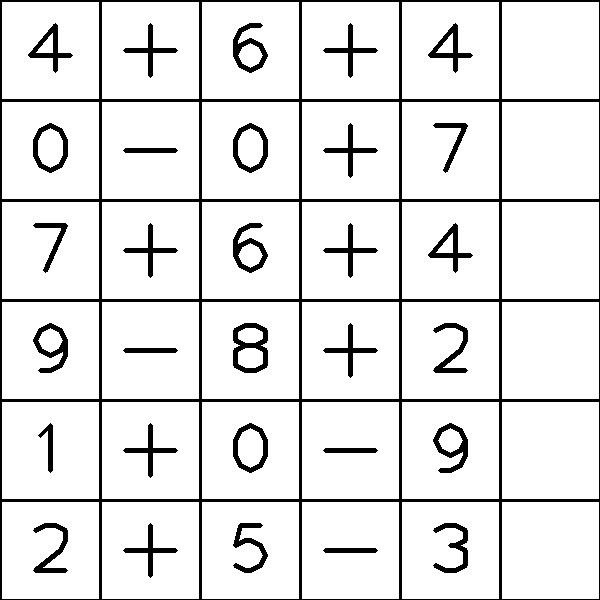
#> input picture Task_1/Task1C_FinalTask/task1sets/task1_img_1.jpg, 600 x 600 px
$ python task1-main.py 3   (Python 2 division)
#> lines starting #> are read from the running program, lines starting #| are printed output that depends on the picture; after the words box and inside, x2 and y2 are one past the last pixel; in counts of white or black regions, pixels touching at a corner belong together
#> further down, img_rgb is the input picture: shape (600, 600, 3); min 0, max 255, mean 229
### Task_1/Task1C_FinalTask/getCellVal.py
# -*- coding: utf-8 -*-
"""
**************************************************************************
*                  IMAGE PROCESSING (e-Yantra 2016)
*                  ================================
*  This software is intended to teach image processing concepts
*
*  MODULE: Task1C
*  Filename: getCellVal.py
*  Version: 1.0.0
*  Date: October 13, 2016
*
*  Author: Jayant Solanki, e-Yantra Project, Department of Computer Science
*  and Engineering, Indian Institute of Technology Bombay.
*
*  Software released under Creative Commons CC BY-NC-SA
*
*  For legal information refer to:
*        http://creativecommons.org/licenses/by-nc-sa/4.0/legalcode
*
*
*  This software is made available on an “AS IS WHERE IS BASIS”.
*  Licensee/end user indemnifies and will keep e-Yantra indemnified from
*  any and all claim(s) that emanate from the use of the Software or
*  breach of the terms of this agreement.
*
*  e-Yantra - An MHRD project under National Mission on Education using
*  ICT(NMEICT)
*
**************************************************************************
"""
# detectCellVal detects the numbers/operatorsm,
# perform respective expression evaluation
# and stores them into the grid_map
# detectCellVal(img,grid_map)

# Find the number/operators, perform the calculations and store the result into the grid_map
# Return the resultant grid_map
import cv2
import numpy as np
# comment here
def detectCellVal(img_rgb,grid_map):
    zero = cv2.imread('digits/0.jpg')
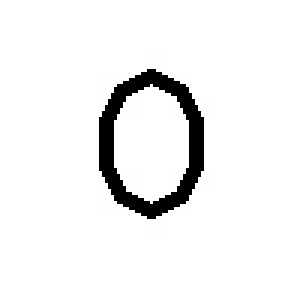
#> input picture Task_1/Task1C_FinalTask/digits/0.jpg, 100 x 100 px (shown 3 times larger)
#> zero is the input picture: shape (100, 100, 3); min 0, max 255, mean 239.9
    one = cv2.imread('digits/1.jpg')
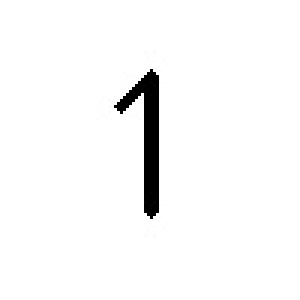
#> input picture Task_1/Task1C_FinalTask/digits/1.jpg, 100 x 100 px (shown 3 times larger)
#> one is the input picture: shape (100, 100, 3); min 0, max 255, mean 247.8
    two = cv2.imread('digits/2.jpg')
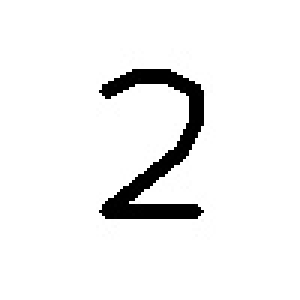
#> input picture Task_1/Task1C_FinalTask/digits/2.jpg, 100 x 100 px (shown 3 times larger)
#> two is the input picture: shape (100, 100, 3); min 0, max 255, mean 240.2
    three = cv2.imread('digits/3.jpg')
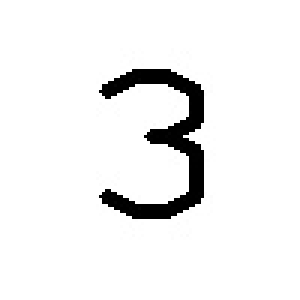
#> input picture Task_1/Task1C_FinalTask/digits/3.jpg, 100 x 100 px (shown 3 times larger)
#> three is the input picture: shape (100, 100, 3); min 0, max 255, mean 240.1
    four = cv2.imread('digits/4.jpg')
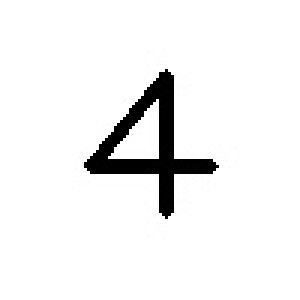
#> input picture Task_1/Task1C_FinalTask/digits/4.jpg, 100 x 100 px (shown 3 times larger)
#> four is the input picture: shape (100, 100, 3); min 0, max 255, mean 240.4
    five = cv2.imread('digits/5.jpg')
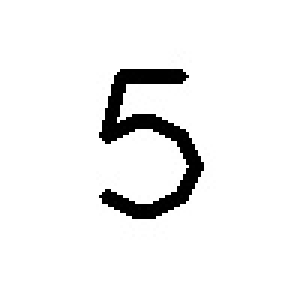
#> input picture Task_1/Task1C_FinalTask/digits/5.jpg, 100 x 100 px (shown 3 times larger)
#> five is the input picture: shape (100, 100, 3); min 0, max 255, mean 240.2
    six = cv2.imread('digits/6.jpg')
    seven = cv2.imread('digits/7.jpg')
    eight = cv2.imread('digits/8.jpg')
    nine = cv2.imread('digits/9.jpg')
    plus = cv2.imread('digits/plus.jpg')
    minus = cv2.imread('digits/minus.jpg')
    ############################################################
    for i in range(6):
        for j in range(6):
            px = img_rgb[((100*i)+5):((100*i)+95),((100*j)+5):((100*j)+95)]
            d1 = cv2.subtract(px,zero[5:95,5:95])
            gray = cv2.cvtColor(d1,cv2.COLOR_BGR2GRAY)
            ret, mask = cv2.threshold(gray, 220,255,cv2.THRESH_BINARY)
            r = not np.any(mask)
            if r == True:
                grid_map[i][j]=0
            d1 = cv2.subtract(px,one[5:95,5:95])
            gray = cv2.cvtColor(d1,cv2.COLOR_BGR2GRAY)
            ret, mask = cv2.threshold(gray, 220,255,cv2.THRESH_BINARY)
            r = not np.any(mask)
            if r == True:
                grid_map[i][j]=1
            d1 = cv2.subtract(px,two[5:95,5:95])
            gray = cv2.cvtColor(d1,cv2.COLOR_BGR2GRAY)
            ret, mask = cv2.threshold(gray, 220,255,cv2.THRESH_BINARY)
            r = not np.any(mask)
            if r == True:
                grid_map[i][j]=2
            d1 = cv2.subtract(px,three[5:95,5:95])
            gray = cv2.cvtColor(d1,cv2.COLOR_BGR2GRAY)
            ret, mask = cv2.threshold(gray, 220,255,cv2.THRESH_BINARY)
            r = not np.any(mask)
            if r == True:
                grid_map[i][j]=3
            d1 = cv2.subtract(px,four[5:95,5:95])
            gray = cv2.cvtColor(d1,cv2.COLOR_BGR2GRAY)
            ret, mask = cv2.threshold(gray, 220,255,cv2.THRESH_BINARY)
            r = not np.any(mask)
            if r == True:
                grid_map[i][j]=4
            d1 = cv2.subtract(px,five[5:95,5:95])
            gray = cv2.cvtColor(d1,cv2.COLOR_BGR2GRAY)
            ret, mask = cv2.threshold(gray, 220,255,cv2.THRESH_BINARY)
            r = not np.any(mask)
            if r == True:
                grid_map[i][j]=5
            d1 = cv2.subtract(px,six[5:95,5:95])
            gray = cv2.cvtColor(d1,cv2.COLOR_BGR2GRAY)
            ret, mask = cv2.threshold(gray, 220,255,cv2.THRESH_BINARY)
            r = not np.any(mask)
            if r == True:
                grid_map[i][j]=6
            d1 = cv2.subtract(px,seven[5:95,5:95])
            gray = cv2.cvtColor(d1,cv2.COLOR_BGR2GRAY)
            ret, mask = cv2.threshold(gray, 220,255,cv2.THRESH_BINARY)
            r = not np.any(mask)
            if r == True:
                grid_map[i][j]=7
            d1 = cv2.subtract(px,eight[5:95,5:95])
            gray = cv2.cvtColor(d1,cv2.COLOR_BGR2GRAY)
            ret, mask = cv2.threshold(gray, 220,255,cv2.THRESH_BINARY)
            r = not np.any(mask)
            if r == True:
                grid_map[i][j]=8
            d1 = cv2.subtract(px,nine[5:95,5:95])
            gray = cv2.cvtColor(d1,cv2.COLOR_BGR2GRAY)
            ret, mask = cv2.threshold(gray, 220,255,cv2.THRESH_BINARY)
            r = not np.any(mask)
            if r == True:
                grid_map[i][j]=9
            d1 = cv2.subtract(px,plus[5:95,5:95])
            gray = cv2.cvtColor(d1,cv2.COLOR_BGR2GRAY)
            ret, mask = cv2.threshold(gray, 220,255,cv2.THRESH_BINARY)
            r = not np.any(mask)
            if r == True:
                grid_map[i][j]= "+"
            d1 = cv2.subtract(px,minus[5:95,5:95])
            gray = cv2.cvtColor(d1,cv2.COLOR_BGR2GRAY)
            ret, mask = cv2.threshold(gray, 220,255,cv2.THRESH_BINARY)
            r = not np.any(mask)
            if r == True and grid_map[i][j]!= "+":
                grid_map[i][j]= "-"
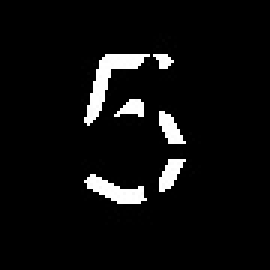
#> d1: shape (90, 90, 3) (shown 3 times larger); min 0, max 255, mean 13.4
#> mask: shape (90, 90); 5.3% white; 6 white regions, box (x1, y1, x2, y2) and area: (28, 18, 50, 42) 154, (28, 58, 49, 68) 102, (53, 37, 62, 48) 55, (53, 53, 62, 64) 55, (38, 33, 48, 39) 38, (51, 18, 58, 23) 22
#> after the loop, grid_map = [[4, 0, 0, 0, 0, 0], [0, 0, 0, 0, 0, 0], [0, 0, 0, 0, 0, 0], [0, 0, 0, 0, 0, 0], [0, 0, 0, 0, 0, 0], [0, 0, 0, 0, 0, 0]]
    for i in range(0,6):
        for j in range(0,6):
            if grid_map[i][1] == '+' and grid_map[i][3] == '-':
                 grid_map[i][5] = grid_map[i][0] + grid_map[i][2] - grid_map[i][4]
            elif grid_map[i][1] == '+' and grid_map[i][3] == '+':
                 grid_map[i][5] = grid_map[i][0] + grid_map[i][2] + grid_map[i][4]
            elif grid_map[i][1] == '-' and grid_map[i][3] == '-':
                 grid_map[i][5] = grid_map[i][0] - grid_map[i][2] - grid_map[i][4]
            elif grid_map[i][1] == '-' and grid_map[i][3] == '+':
                 grid_map[i][5] = grid_map[i][0] - grid_map[i][2] + grid_map[i][4]
    return grid_map

### Task_1/Task1C_FinalTask/task1-main.py
# -*- coding: utf-8 -*-
"""
**************************************************************************
*                  IMAGE PROCESSING (e-Yantra 2016)
*                  ================================
*  This software is intended to teach image processing concepts
*
*  MODULE: Task1C
*  Filename: task1-main.py
*  Version: 1.5.0
*  Date: November 10, 2016
*
*  Author: Jayant Solanki, e-Yantra Project, Department of Computer Science
*  and Engineering, Indian Institute of Technology Bombay.
*
*  Software released under Creative Commons CC BY-NC-SA
*
*  For legal information refer to:
*        http://creativecommons.org/licenses/by-nc-sa/4.0/legalcode
*
*
*  This software is made available on an “AS IS WHERE IS BASIS”.
*  Licensee/end user indemnifies and will keep e-Yantra indemnified from
*  any and all claim(s) that emanate from the use of the Software or
*  breach of the terms of this agreement.
*
*  e-Yantra - An MHRD project under National Mission on Education using
*  ICT(NMEICT)
*
**************************************************************************
"""
##################You are not allowed to add any external library here##################
import sys
import cv2
import numpy as np
import pickle
from getCellVal import *
########################################################################################
# This file will test your getCellVal.py with different test cases
# To compile the file, on the console type
# python task1-main.py 7
# where N is the total number of images to be read, 7 in your case
# At the end, you will see the results of the test cases verified.
#=============================================================
#                                       Task1C begins

#User providing the number of images files to be tested
N_images=int(sys.argv[1])
grid_line_x = 7
grid_line_y = 7
m=600/(grid_line_x-1)
n=600/(grid_line_y-1)
###Stores the numbers detected for all the tested images, maximum images 7 only
grid_map_result = [ [ [0 for i in range(grid_line_y-1)] for j in range(grid_line_x-1) ] for k in range(7) ]

######################Test case verification######################
############Do not edit this part of the code####################
def testCases(grid_map_result):
        grid_map_solution = pickle.load( open( "grid_map_solution.p", "rb" ) )
        error=0
        for l in range(0, N_images):
                print 'Testing task1_img_',l+1,'.jpg'
                for i in range(0, grid_line_y-1):
                        if(grid_map_solution[l][i]==grid_map_result[l][i]):
                                print "Row ",i+1,"is correct"
                        else:
                                print "Row ",i+1,"is wrong"
                                error=error+1
        if(error>0):
                print "Test Cases verification completed with ",error,"errors"
        else:
                print "Test Cases verification completed successfully. \n You can upload your submissions now"
######################end of method###############################

#########################Test images are passed here#########################
for k in range(1,N_images+1):
        grid_map = [ [ 0 for i in range(grid_line_y-1) ] for j in range(grid_line_x-1) ]
        imgpath='task1sets/task1_img_'+str(k)+'.jpg'
        img_rgb = cv2.imread(imgpath)
#> (the run stopped early here; a loop or call above may not have finished)
